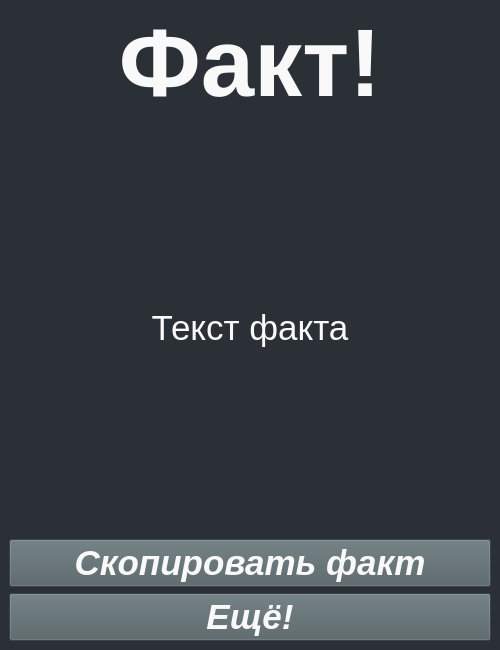
<?xml version="1.0" encoding="UTF-8"?>
<ui version="4.0">
 <class>MainWindow</class>
 <widget class="QMainWindow" name="MainWindow">
  <property name="geometry">
   <rect>
    <x>0</x>
    <y>0</y>
    <width>500</width>
    <height>650</height>
   </rect>
  </property>
  <property name="minimumSize">
   <size>
    <width>500</width>
    <height>650</height>
   </size>
  </property>
  <property name="maximumSize">
   <size>
    <width>500</width>
    <height>650</height>
   </size>
  </property>
  <property name="windowTitle">
   <string>MainWindow</string>
  </property>
  <property name="windowIcon">
   <iconset>
    <normaloff>lamp.ico</normaloff>lamp.ico</iconset>
  </property>
  <widget class="QWidget" name="centralwidget">
   <property name="styleSheet">
    <string notr="true">background-color: #2a3035;</string>
   </property>
   <layout class="QVBoxLayout" name="verticalLayout">
    <item>
     <widget class="QLabel" name="lbl_fact">
      <property name="sizePolicy">
       <sizepolicy hsizetype="Preferred" vsizetype="Minimum">
        <horstretch>0</horstretch>
        <verstretch>0</verstretch>
       </sizepolicy>
      </property>
      <property name="font">
       <font>
        <pointsize>72</pointsize>
        <weight>75</weight>
        <bold>true</bold>
       </font>
      </property>
      <property name="styleSheet">
       <string notr="true">color: #f9f9f9;</string>
      </property>
      <property name="text">
       <string>Факт!</string>
      </property>
      <property name="alignment">
       <set>Qt::AlignCenter</set>
      </property>
     </widget>
    </item>
    <item>
     <widget class="QLabel" name="lbl_text">
      <property name="sizePolicy">
       <sizepolicy hsizetype="Preferred" vsizetype="MinimumExpanding">
        <horstretch>0</horstretch>
        <verstretch>0</verstretch>
       </sizepolicy>
      </property>
      <property name="font">
       <font>
        <pointsize>26</pointsize>
        <weight>50</weight>
        <italic>false</italic>
        <bold>false</bold>
       </font>
      </property>
      <property name="styleSheet">
       <string notr="true">color: #f9f9f9;</string>
      </property>
      <property name="text">
       <string>Текст факта</string>
      </property>
      <property name="alignment">
       <set>Qt::AlignCenter</set>
      </property>
      <property name="wordWrap">
       <bool>true</bool>
      </property>
     </widget>
    </item>
    <item>
     <widget class="QPushButton" name="btn_copy">
      <property name="font">
       <font>
        <pointsize>26</pointsize>
        <weight>75</weight>
        <italic>true</italic>
        <bold>true</bold>
       </font>
      </property>
      <property name="styleSheet">
       <string notr="true">color: #f9f9f9;
background-color: rgb(81, 95, 98);</string>
      </property>
      <property name="text">
       <string>Скопировать факт</string>
      </property>
     </widget>
    </item>
    <item>
     <widget class="QPushButton" name="btn_more">
      <property name="font">
       <font>
        <pointsize>26</pointsize>
        <weight>75</weight>
        <italic>true</italic>
        <bold>true</bold>
       </font>
      </property>
      <property name="styleSheet">
       <string notr="true">color: #f9f9f9;
background-color: rgb(81, 95, 98);</string>
      </property>
      <property name="text">
       <string>Ещё!</string>
      </property>
     </widget>
    </item>
   </layout>
  </widget>
 </widget>
 <resources/>
 <connections/>
</ui>
